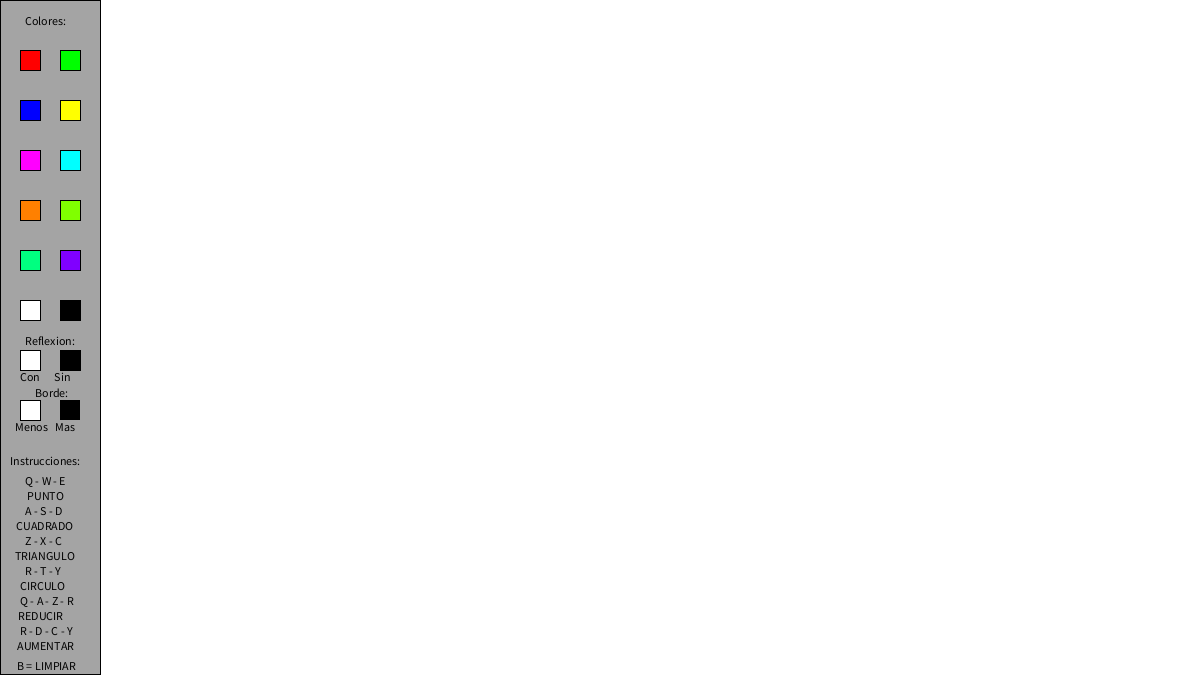
Frame 1 (no input)
Frame 60 (the mouse pressed at the canvas centre just before this capture): identical to frame 1, image omitted
Frame 120 (the mouse held since frame 60 and released just before this capture): identical to frame 1, image omitted

The Processing sketch that drew this single still picture (run headless with seeded random() and noise(); from frame 60 on, the mouse is pressed at the canvas centre):

// Processing sketch: processing_120918
// ── processing_120918.pde

//Nicolás Montes Vázquez

float tamanoCuadrado=5;
float tamanoCirculo=5;
float tamanoLinea=1;
float tamanoTriangulo1=1.5;
float tamanoTriangulo2=1;
float borde=1;
int colorFormas=#000000;
int rojo=#ff0000;
int verde=#00ff00;
int azul=#0000ff;
int amarillo=#ffff00;
int rosa=#ff00ff;
int celeste=#00ffff;
int naranja=#ff8000;
int verde2=#80ff00;
int azulVerdoso=#00ff80;
int morado=#8000ff;
int blanco=#ffffff;
int negro=#000000;
boolean lanzador=false;
int reflexion=0;

void setup() {
  size(1200, 675);
  background(#ffffff);
  frameRate(1000);
}

void draw() {

  //menu izquierdo
  //panel izquierdo
  fill(#A4A4A4);
  stroke(#000000);
  strokeWeight(1);
  rect(0, 0, 100, 674);
  //Cuadrado Rojo
  fill(#ff0000);
  rect(20, 50, 20, 20);
  //Cuadrado Verde
  fill(#00ff00);
  rect(60, 50, 20, 20);
  //Cuadrado Azul
  fill(#0000ff);
  rect(20, 100, 20, 20);
  //Cuadrado Amarillo
  fill(#ffff00);
  rect(60, 100, 20, 20);
  //Cuadrado Rosa
  fill(#ff00ff);
  rect(20, 150, 20, 20);
  //Cuadrado Celeste
  fill(#00ffff);
  rect(60, 150, 20, 20);
  //Cuadrado Naranja
  fill(#ff8000);
  rect(20, 200, 20, 20);
  //Cuadrado Verde 2
  fill(#80ff00);
  rect(60, 200, 20, 20);
  //Cuadrado Azul Verdoso
  fill(#00ff80);
  rect(20, 250, 20, 20); 
  //Cuadrado Morado
  fill(#8000ff);
  rect(60, 250, 20, 20);
  //Cuadrado Blanco
  fill(#ffffff);
  rect(20, 300, 20, 20); 
  //Cuadrado Negro
  fill(#000000);
  rect(60, 300, 20, 20);
  //Cuadrado Blanco
  fill(#ffffff);
  rect(20, 350, 20, 20); 
  //Cuadrado Negro
  fill(#000000);
  rect(60, 350, 20, 20);
  //Cuadrado con Borde
  fill(#ffffff);
  rect(20, 400, 20, 20); 
  //Cuadrado sin Borde
  fill(#000000);
  noStroke();
  rect(60, 400, 20, 20);

  //Hacer lineas
  if (mouseButton==LEFT && (key == 'w'  || key== 'q' || key== 'e')) {
    strokeWeight(tamanoLinea);
    stroke(colorFormas);
    line(mouseX,mouseY,mouseX,mouseY);  
    line(reflexion-mouseX,mouseY,reflexion-mouseX,mouseY); 
  }

  //Hacer cuadrados
  if (mouseButton==LEFT && (key == 's'  || key== 'a' || key== 'd')) {
    stroke(#000000);
    strokeWeight(borde);
    fill(colorFormas);
    rect(mouseX,mouseY,tamanoCuadrado,tamanoCuadrado);
    rect(reflexion-mouseX,mouseY,tamanoCuadrado,tamanoCuadrado);
  }

  //Hacer triangulos
  if (mouseButton==LEFT && (key == 'x' || key== 'z' || key== 'c')) {
    stroke(#000000);
    strokeWeight(borde);
    fill(colorFormas);
    triangle(pmouseX, pmouseY-(5*tamanoTriangulo2), pmouseX+(5*tamanoTriangulo1), pmouseY+(5*tamanoTriangulo2), pmouseX-(5*tamanoTriangulo1), pmouseY+(5*tamanoTriangulo2));
    }

  //Hacer redondas
  if (mouseButton==LEFT && (key == 't' || key== 'r' || key== 'y')) {
    stroke(#000000);
    strokeWeight(borde);
    fill(colorFormas);
    ellipse(pmouseX, pmouseY, tamanoCirculo, tamanoCirculo);
    ellipse(reflexion-pmouseX, pmouseY, tamanoCirculo, tamanoCirculo);
  }

  //Usar color rojo
  if (mouseButton==LEFT && mouseX>=20 && mouseX<=40 && mouseY>=50 && mouseY<=70) {
    colorFormas=rojo;
  }
  
  //Usar color Verde
  if (mouseButton==LEFT && mouseX>=60 && mouseX<=80 && mouseY>=50 && mouseY<=70) {
    colorFormas=verde;
  }

  //Usar color azul
  if (mouseButton==LEFT && mouseX>=20 && mouseX<=40 && mouseY>=100 && mouseY<=120) {
    colorFormas=azul;
  }

  //Usar color amarillo
  if (mouseButton==LEFT && mouseX>=60 && mouseX<=80 && mouseY>=100 && mouseY<=120) {
    colorFormas=amarillo;
  }


  //Usar color rosa
  if (mouseButton==LEFT && mouseX>=20 && mouseX<=40 && mouseY>=150 && mouseY<=170) {
    colorFormas=rosa;
  }

  //Usar color celeste
  if (mouseButton==LEFT && mouseX>=60 && mouseX<=80 && mouseY>=150 && mouseY<=170) {
    colorFormas=celeste;
  }

  //Usar color naranja
  if (mouseButton==LEFT && mouseX>=20 && mouseX<=40 && mouseY>=200 && mouseY<=220) {
    colorFormas=naranja;
  }

  //Usar color verde2
  if (mouseButton==LEFT && mouseX>=60 && mouseX<=80 && mouseY>=200 && mouseY<=220) {
    colorFormas=verde2;
  }

  //Usar color azulVerdoso
  if (mouseButton==LEFT && mouseX>=20 && mouseX<=40 && mouseY>=250 && mouseY<=270) {
    colorFormas=azulVerdoso;
  }

  //Usar color morado
  if (mouseButton==LEFT && mouseX>=60 && mouseX<=80 && mouseY>=250 && mouseY<=270) {
    colorFormas=morado;
  }
  
  //Usar color blanco
  if (mouseButton==LEFT && mouseX>=20 && mouseX<=40 && mouseY>=300 && mouseY<=320) {
    colorFormas=blanco;
  }

  //Usar color negro
  if (mouseButton==LEFT && mouseX>=60 && mouseX<=80 && mouseY>=300 && mouseY<=320) {
    colorFormas=negro;
  }
  
  //Activar reflexión
  if (mouseButton==LEFT && mouseX>=20 && mouseX<=40 && mouseY>=350 && mouseY<=370) {
    lanzador = true;
    reflexion=1200;
  }

  //Desactivar reflexión
  if (mouseButton==LEFT && mouseX>=60 && mouseX<=80 && mouseY>=350 && mouseY<=370) {
    lanzador = false;
    reflexion=0;
  }
  
  //Reducir borde
  if (borde<1.1) {
    borde=1;
  }else if (mouseButton==LEFT && mouseX>=20 && mouseX<=40 && mouseY>=400 && mouseY<=420) {
    borde=borde-0.1;
  }

  //Aumentar borde
  if (mouseButton==LEFT && mouseX>=60 && mouseX<=80 && mouseY>=400 && mouseY<=420) {
    borde=borde+0.1;
  }

  //Texto que se ve en el menú
  fill(#000000);
  stroke(#000000);
  text("Colores:",25,25);
  text("Reflexion:",25,345);
  text("Con      Sin",20,381);
  text("Borde:",35,397);
  text("Menos   Mas",15,431);
  text("Instrucciones:",10,465);
  text("Q - W - E",25,485);
  text("PUNTO",27,500);
  text("A - S - D",25,515);
  text("CUADRADO",16,530);
  text("Z - X - C",25,545);
  text("TRIANGULO",15,560);
  text("R - T - Y",25,575);
  text("CIRCULO",20,590);
  text("Q - A - Z - R",20,605);
  text("REDUCIR",18,620);
  text("R - D - C - Y",20,635);
  text("AUMENTAR",17,650); 
  text("B = LIMPIAR",17,670); 
  
}

void keyPressed() {
  //Aumentar tamaño de la linea
  if (key =='e') {
    tamanoLinea=tamanoLinea+1;
  }
  
  //Aumentar tamaño del cuadrado
  if (key =='d') {
    tamanoCuadrado=tamanoCuadrado+1;
  }
  
  //Aumentar tamaño del triangulo
  if (key =='c') {
    tamanoTriangulo1=tamanoTriangulo1+1.5;
    tamanoTriangulo2=tamanoTriangulo2+1;
  }
  
  //Aumentar tamaño del circulo
  if (key =='y') {
    tamanoCirculo=tamanoCirculo+1;
  }  
  
  //Disminuir tamaño del cuadrado
  if (tamanoCuadrado<2) {
    tamanoCuadrado=1;
  }else if (key =='a') {
    tamanoCuadrado=tamanoCuadrado-1;
  }

 //Disminuir tamaño de la linea
  if (tamanoLinea<2) {
    tamanoLinea=1;
  }else if (key =='q') {
    tamanoLinea=tamanoLinea-1;
  }
  
  //Disminuir tamaño del circulo
  if (tamanoCirculo<2) {
    tamanoCirculo=1;
  }else if (key =='r') {
    tamanoCirculo=tamanoCirculo-1;
  }

  //Disminuir tamaño del triangulo
  if (tamanoTriangulo2<1) {
      tamanoTriangulo2=0.5;
      tamanoTriangulo1=0.75; 
  }else if (key == 'z') {
      tamanoTriangulo2=tamanoTriangulo2-0.5;
      tamanoTriangulo1=tamanoTriangulo1-0.75;
  }

  //Borrar todo lo de la pantalla
  if (key=='b') {
    background(#ffffff);
    //menu izquierdo
    //panel izquierdo
    fill(#A4A4A4);
    stroke(#000000);
    rect(0, 0, 100, 674);
    //Quadrado Rojo
    fill(#ff0000);
    rect(20, 50, 20, 20);
    //Quadrado Verde
    fill(#00ff00);
    rect(60, 50, 20, 20);
    //Quadrado Azul
    fill(#0000ff);
    rect(20, 100, 20, 20);
    //Quadrado Amarillo
    fill(#ffff00);
    rect(60, 100, 20, 20);
    //Quadrado Rosa
    fill(#ff00ff);
    rect(20, 150, 20, 20);
    //Quadrado Celeste
    fill(#00ffff);
    rect(60, 150, 20, 20);
    //Quadrado Naranja
    fill(#ff8000);
    rect(20, 200, 20, 20);
    //Quadrado Verde 2
    fill(#80ff00);
    rect(60, 200, 20, 20);
    //Quadrado Azul Verdoso
    fill(#00ff80);
    rect(20, 250, 20, 20); 
    //Quadrado Morado
    fill(#8000ff);
    rect(60, 250, 20, 20);
  }
}
